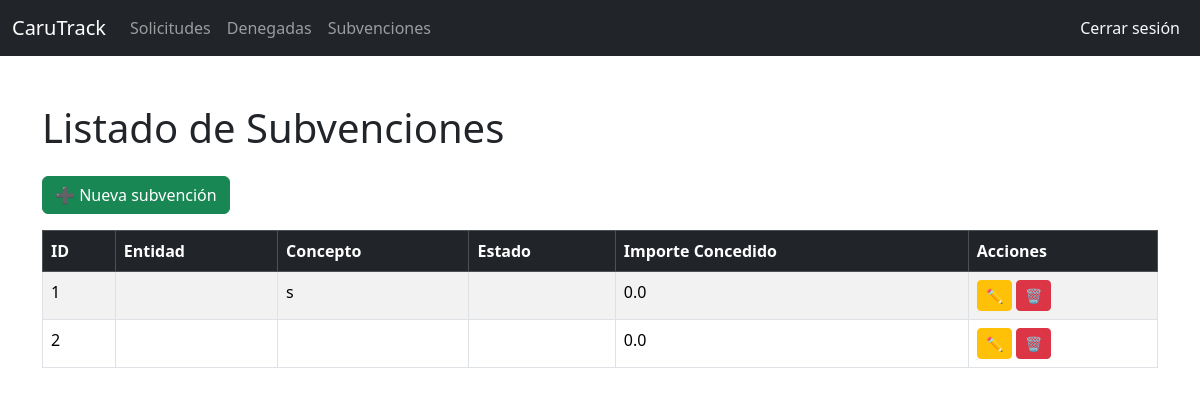
/ (signed in), run on the app's committed database.
### app/models.py (models this page shows, shortened)
class Subvencion(db.Model):
    id = db.Column(db.Integer, primary_key=True)
    expediente_opensea = db.Column(db.String(50))
    expediente_subvencion = db.Column(db.String(50))
    entidad = db.Column(db.String(150))
    concepto = db.Column(db.String(250))
    tipo_fondo = db.Column(db.String(100))
    fecha_solicitud = db.Column(db.Date)
    estado = db.Column(db.String(100))
    fondos_propios = db.Column(db.String(10))
    importe_solicitado = db.Column(db.Float)
    importe_concedido = db.Column(db.Float)
    importe_pagado = db.Column(db.Float)
    observaciones = db.Column(db.Text)

### app/routes.py (the view)
@main.route('/')
@login_required
def index():
    query = Subvencion.query
    entidad = request.args.get('entidad', '').strip()
    estado = request.args.get('estado', '').strip()
    año = request.args.get('año', '').strip()
    if entidad:
        query = query.filter(Subvencion.entidad.ilike(f"%{entidad}%"))
    if estado:
        query = query.filter(Subvencion.estado == estado)
    if año.isdigit():
        query = query.filter(db.extract('year', Subvencion.fecha_solicitud) == int(año))
    subvenciones = query.all()
    estados_distintos = db.session.query(Subvencion.estado).distinct().order_by(Subvencion.estado).all()
    estados = [e.estado for e in estados_distintos if e.estado]
    return render_template('index.html',
                           subvenciones=subvenciones,
                           entidad=entidad,
                           estado=estado,
                           año=año,
                           estados=estados)

### app/__init__.py (called while the page is built)
def create_app():
    app = Flask(__name__)
    app.config.from_object('config.Config')
    db.init_app(app)
    migrate.init_app(app, db)
    bcrypt.init_app(app)
    login_manager.init_app(app)
    from .routes import main
    app.register_blueprint(main)
    @login_manager.user_loader
    def load_user(user_id):
        return Usuario.query.get(int(user_id))
    return app

### app/templates/index.html (shortened to what this page needs)
{% extends "base.html" %}
{% block content %}
<h1 class="mb-4">Listado de Subvenciones</h1>
<a href="{{ url_for('main.nueva_subvencion') }}" class="btn btn-success mb-3">➕ Nueva subvención</a>
<table class="table table-striped table-bordered">
    <thead class="table-dark">
        <tr>
            <th>ID</th>
            <th>Entidad</th>
            <th>Concepto</th>
            <th>Estado</th>
            <th>Importe Concedido</th>
            <th>Acciones</th>
        </tr>
    </thead>
    <tbody>
        {% for subv in subvenciones %}
        <tr>
            <td>{{ subv.id }}</td>
            <td>{{ subv.entidad }}</td>
            <td>{{ subv.concepto }}</td>
            <td>{{ subv.estado }}</td>
            <td>{{ subv.importe_concedido }}</td>
            <td>
                <a href="{{ url_for('main.editar_subvencion', id=subv.id) }}" class="btn btn-sm btn-warning">✏️</a>
                <a href="{{ url_for('main.eliminar_subvencion', id=subv.id) }}" class="btn btn-sm btn-danger">🗑️</a>
            </td>
        </tr>
        {% else %}
        <tr>
            <td colspan="6" class="text-center">No hay subvenciones registradas.</td>
        </tr>
        {% endfor %}
    </tbody>
</table>
{% endblock %}

### data on the page
Subvencion: id "1", concepto "s", importe_concedido "0.0"
Subvencion: id "2", importe_concedido "0.0"
